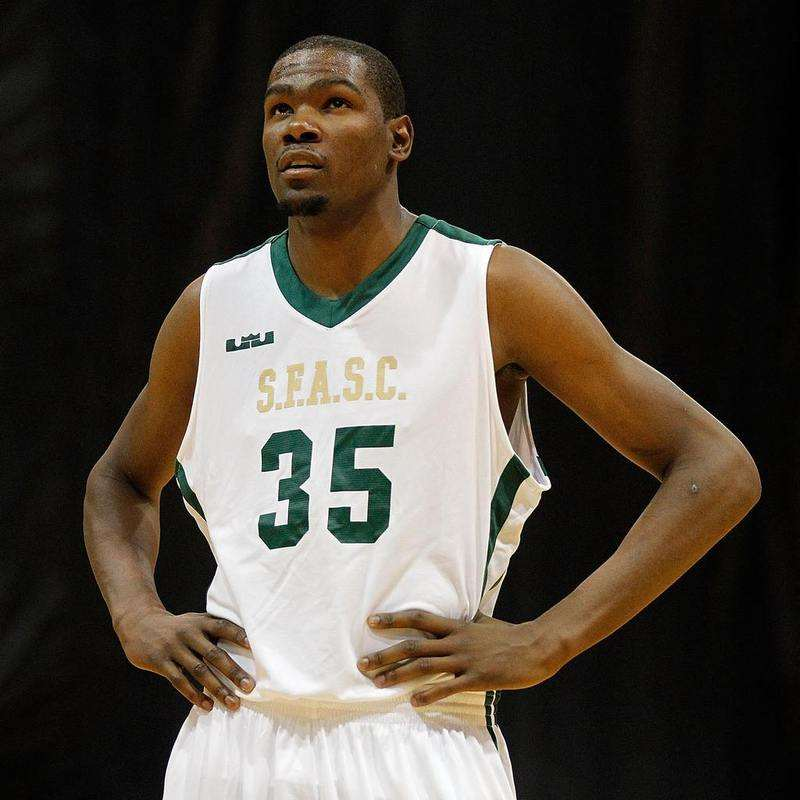
#> input picture ImageProcessing_6/durant.jpg, 800 x 800 px
$ python practice3.py   (older library calls are emulated)
#> lines starting #> are read from the running program, lines starting #| are printed output that depends on the picture; after the words box and inside, x2 and y2 are one past the last pixel; in counts of white or black regions, pixels touching at a corner belong together
# -*- coding: utf-8 -*-
import cv2
import numpy as np
import matplotlib.pyplot as plt

# 读取图像
img = cv2.imread('durant.jpg')
#> img is the input picture: shape (800, 800, 3); mean B, G, R 60.8, 69.8, 76.8
lenna_img = cv2.cvtColor(img, cv2.COLOR_BGR2RGB)

# 灰度化处理图像
grayImage = cv2.cvtColor(img, cv2.COLOR_BGR2GRAY)
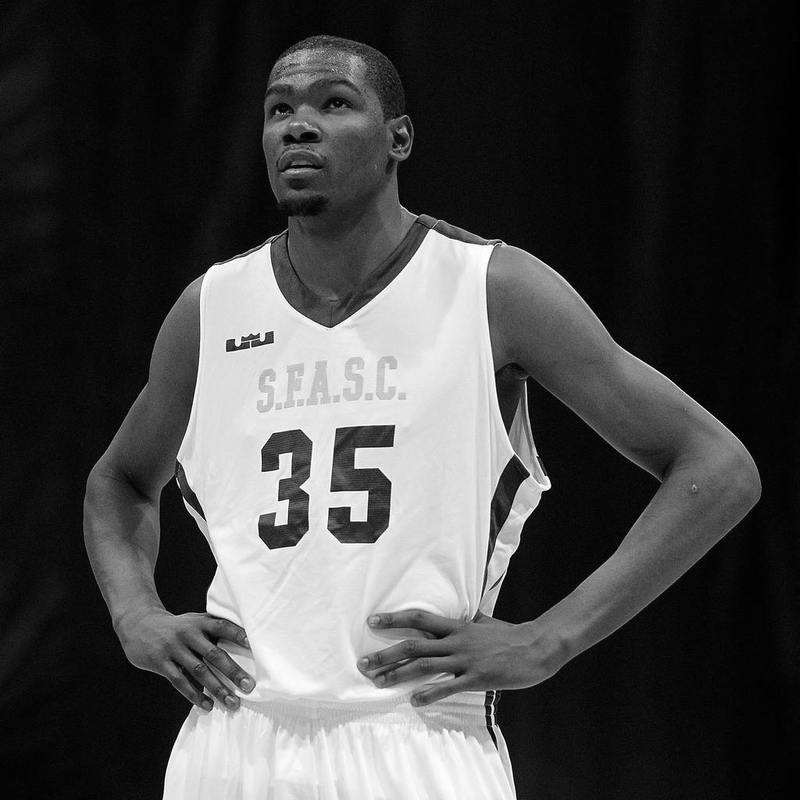
#> grayImage: shape (800, 800); min 0, max 255, mean 70.9

# 高斯滤波
gaussianBlur = cv2.GaussianBlur(grayImage, (3, 3), 0)

# 阈值处理
ret, binary = cv2.threshold(gaussianBlur, 127, 255, cv2.THRESH_BINARY)
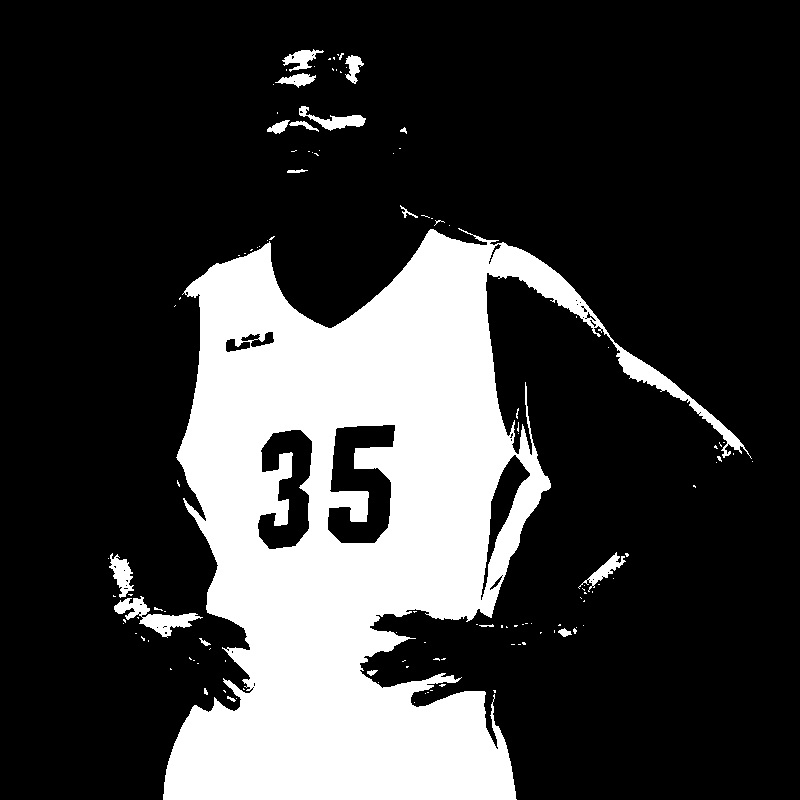
#> binary: shape (800, 800); 23.5% white; 124 white regions (105 under 20 px), largest, box (x1, y1, x2, y2) and area: (163, 228, 752, 800) 145645, (114, 596, 203, 638) 1220, (299, 106, 366, 131) 592

# Roberts算子
kernelx = np.array([[-1, 0], [0, 1]], dtype=int)
kernely = np.array([[0, -1], [1, 0]], dtype=int)
x = cv2.filter2D(binary, cv2.CV_16S, kernelx)
y = cv2.filter2D(binary, cv2.CV_16S, kernely)
absX = cv2.convertScaleAbs(x)
#> absX: shape (800, 800); 1.1% white in thin lines or dots, all inside (x1, y1, x2, y2) = (108, 49, 754, 800)
absY = cv2.convertScaleAbs(y)
Roberts = cv2.addWeighted(absX, 0.5, absY, 0.5, 0)

# Prewitt算子
kernelx = np.array([[1, 1, 1], [0, 0, 0], [-1, -1, -1]], dtype=int)
kernely = np.array([[-1, 0, 1], [-1, 0, 1], [-1, 0, 1]], dtype=int)
x = cv2.filter2D(binary, cv2.CV_16S, kernelx)
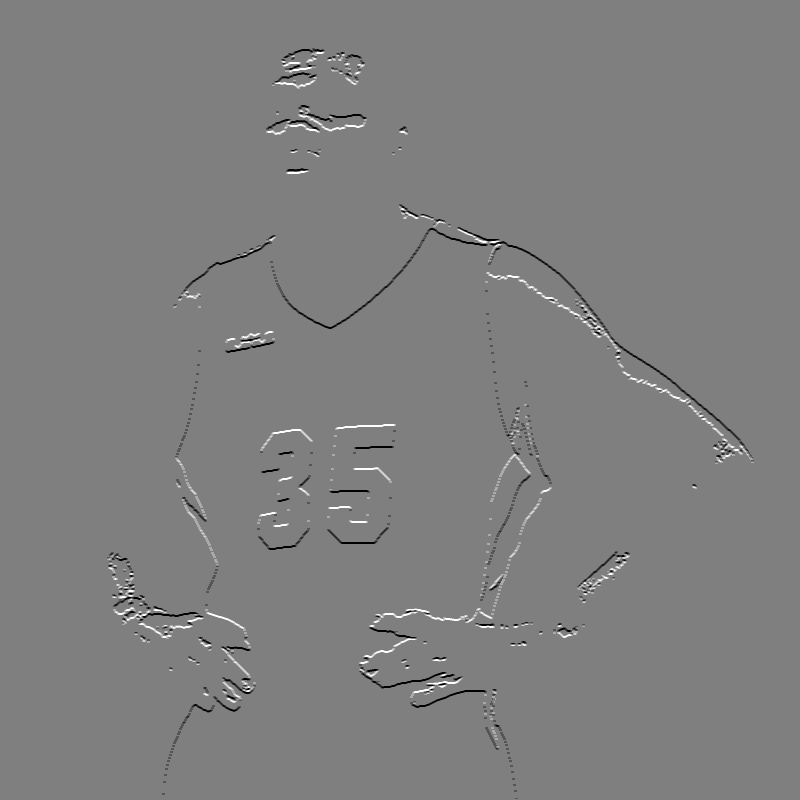
#> x: shape (800, 800) int16; min -765, max 765, mean -0.8; drawn with min black and max white
y = cv2.filter2D(binary, cv2.CV_16S, kernely)
absX = cv2.convertScaleAbs(x)
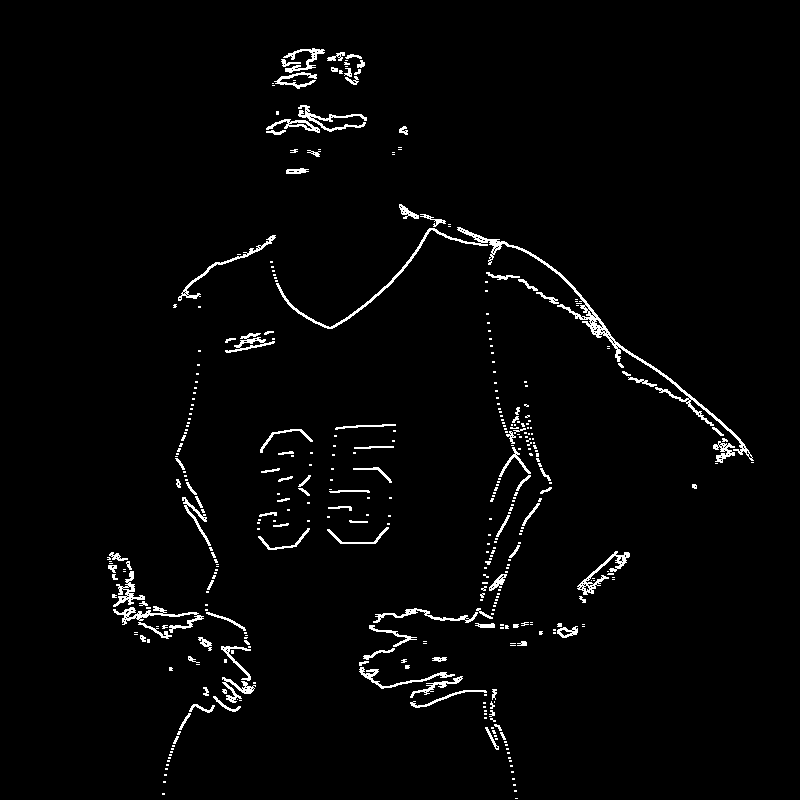
#> absX: shape (800, 800); 2.4% white in thin lines or dots, all inside (x1, y1, x2, y2) = (107, 48, 754, 799)
absY = cv2.convertScaleAbs(y)
#> absY: shape (800, 800); 2.5% white in thin lines or dots, all inside (x1, y1, x2, y2) = (107, 48, 754, 800)
Prewitt = cv2.addWeighted(absX, 0.5, absY, 0.5, 0)

# Sobel算子
x = cv2.Sobel(binary, cv2.CV_16S, 1, 0)
y = cv2.Sobel(binary, cv2.CV_16S, 0, 1)
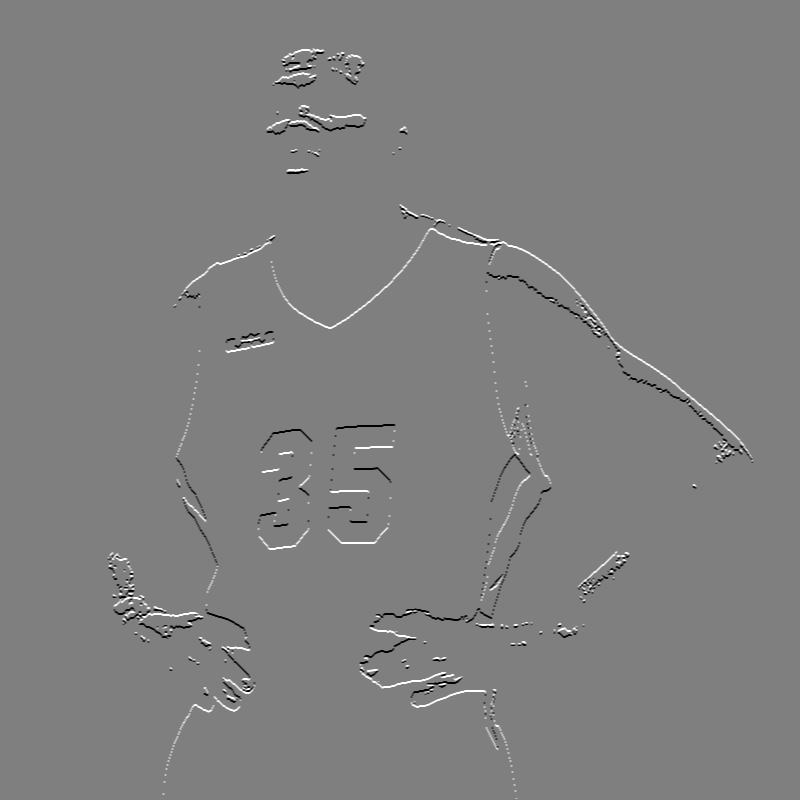
#> y: shape (800, 800) int16; min -1020, max 1020, mean 1.1; drawn with min black and max white
absX = cv2.convertScaleAbs(x)
absY = cv2.convertScaleAbs(y)
Sobel = cv2.addWeighted(absX, 0.5, absY, 0.5, 0)

# 拉普拉斯算法
dst = cv2.Laplacian(binary, cv2.CV_16S, ksize=3)
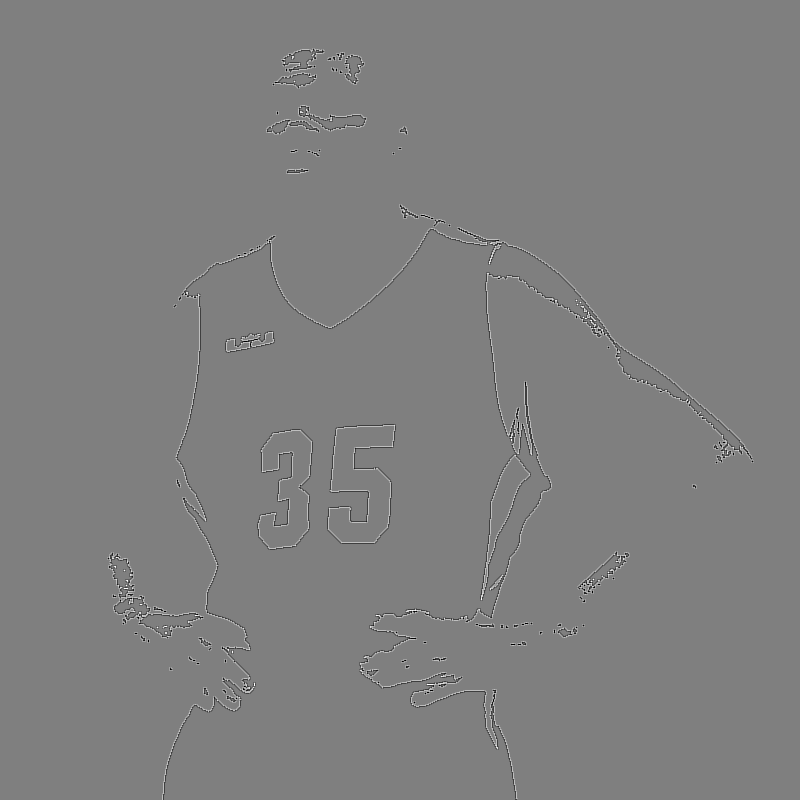
#> dst: shape (800, 800) int16; min -2040, max 2040, mean 0; drawn with min black and max white
Laplacian = cv2.convertScaleAbs(dst)
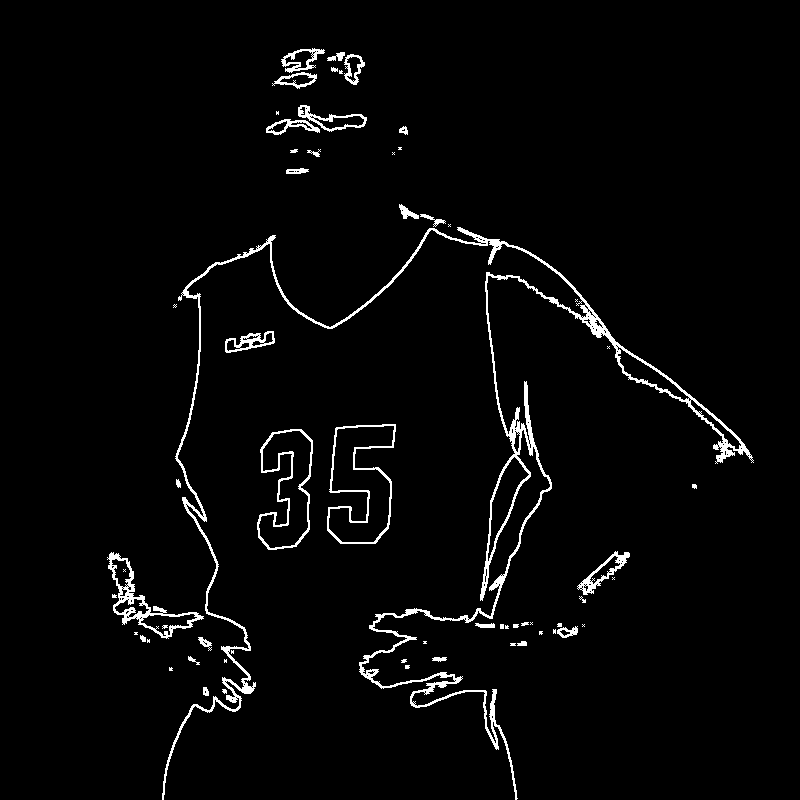
#> Laplacian: shape (800, 800); 2.9% white in thin lines or dots, all inside (x1, y1, x2, y2) = (107, 48, 754, 800)

# 效果图
titles = ['Source Image', 'Binary Image', 'Roberts Image',
          'Prewitt Image', 'Sobel Image', 'Laplacian Image']
images = [lenna_img, binary, Roberts, Prewitt, Sobel, Laplacian]
for i in np.arange(6):
    plt.subplot(2, 3, i + 1), plt.imshow(images[i], 'gray')
    plt.title(titles[i])
    plt.xticks([]), plt.yticks([])
plt.show()

$ run again, with ImageProcessing_6/circle.jpg copied over ImageProcessing_6/durant.jpg
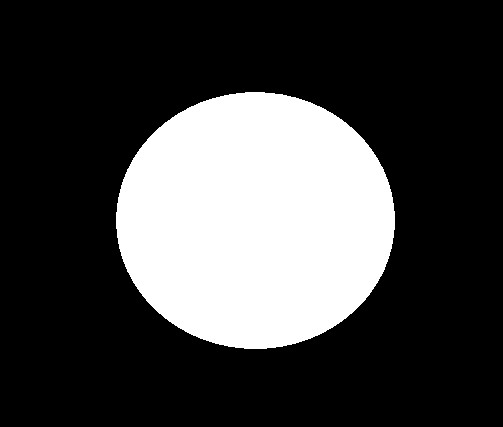
#> input picture ImageProcessing_6/circle.jpg, 503 x 427 px
#> img is the input picture: shape (427, 503, 3); min 0, max 255, mean 66.8
#> binary: shape (427, 503); 26.2% white; 1 white region, box (x1, y1, x2, y2) and area: (116, 92, 395, 349) 56244
#> `absX = cv2.convertScaleAbs(x)`:
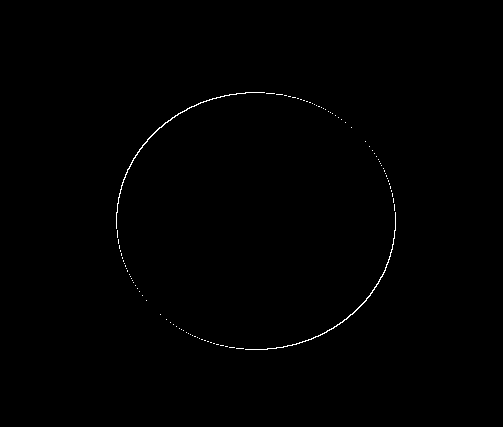
#> absX: shape (427, 503); 0.35% white in thin lines or dots, all inside (x1, y1, x2, y2) = (116, 92, 396, 350)
#> `Laplacian = cv2.convertScaleAbs(dst)`:
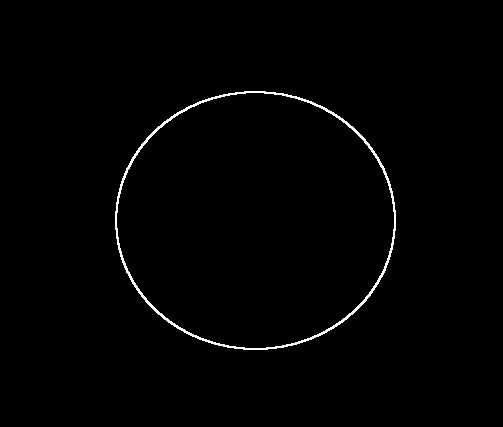
#> Laplacian: shape (427, 503); 1% white in thin lines or dots, all inside (x1, y1, x2, y2) = (115, 91, 396, 350)
